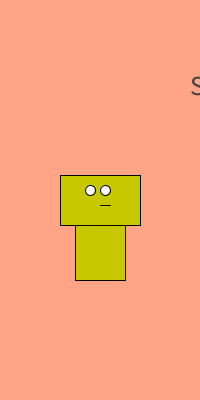
Frame 1 (no input)
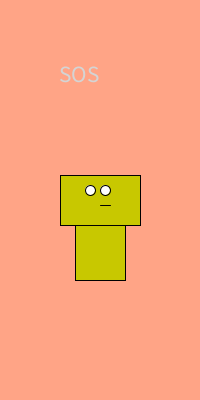
Frame 60 (the mouse pressed at the canvas centre just before this capture)
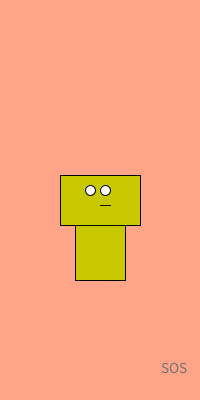
Frame 120 (the mouse held since frame 60 and released just before this capture)

The Processing sketch that drew these frames (run headless with seeded random() and noise(); from frame 60 on, the mouse is pressed at the canvas centre):

// Processing sketch: processing_106031
// ── processing_106031.pde

float x;
float y;
float speed;

void setup(){
    size(200, 400);
    x = width/2;
    y = height/2;
    speed = 50;
    frameRate(150);
  }

void draw(){
  background(255, 164, 134);
  
  textSize(random(12,36));
  fill(random(255));
  text("SOS", random(0, 200),random(0, 400));
  
  rectMode(CENTER);
    
    //body
    fill(200, 200, 0);
    rect(x, y + 40, 50, 80);
    
    //face
    fill(200, 200, 0);
    rect(x, y, 80, 50);
    
    //eye1
    fill(255);
    ellipse(x - 10, y - 10, 10, 10);
    
    //eye1
    fill(255);
    ellipse(x + 5, y - 10, 10, 10);
    
    //mouth
    line(x , y + 5, x + 10, y + 5); 
    
}

void keyPressed(){
  //make it eyes bigger 
  if (key == 'z' || key == 'Z'){
    //eye1
    fill(255);
    ellipse(x - 15, y - 10, 20, 20);
    
    //eye1
    fill(255);
    ellipse(x + 15, y - 10, 30, 30);
   }
  //background change red
    if (key == 'x' || key == 'X'){
      background(252, 54, 54);
    }
  //movement
  if(key == CODED){
    if (keyCode == LEFT){
      if (x > 80)    x -= speed;}
    
   if(keyCode == RIGHT)
    {
      if (x < width - 80)     x += speed;
    }
   if(keyCode == UP)
     {if (y >= 60)    y -= speed;}
   
   if(keyCode == DOWN)
     {if (y < height - 130) y += speed;} 
  }
}
